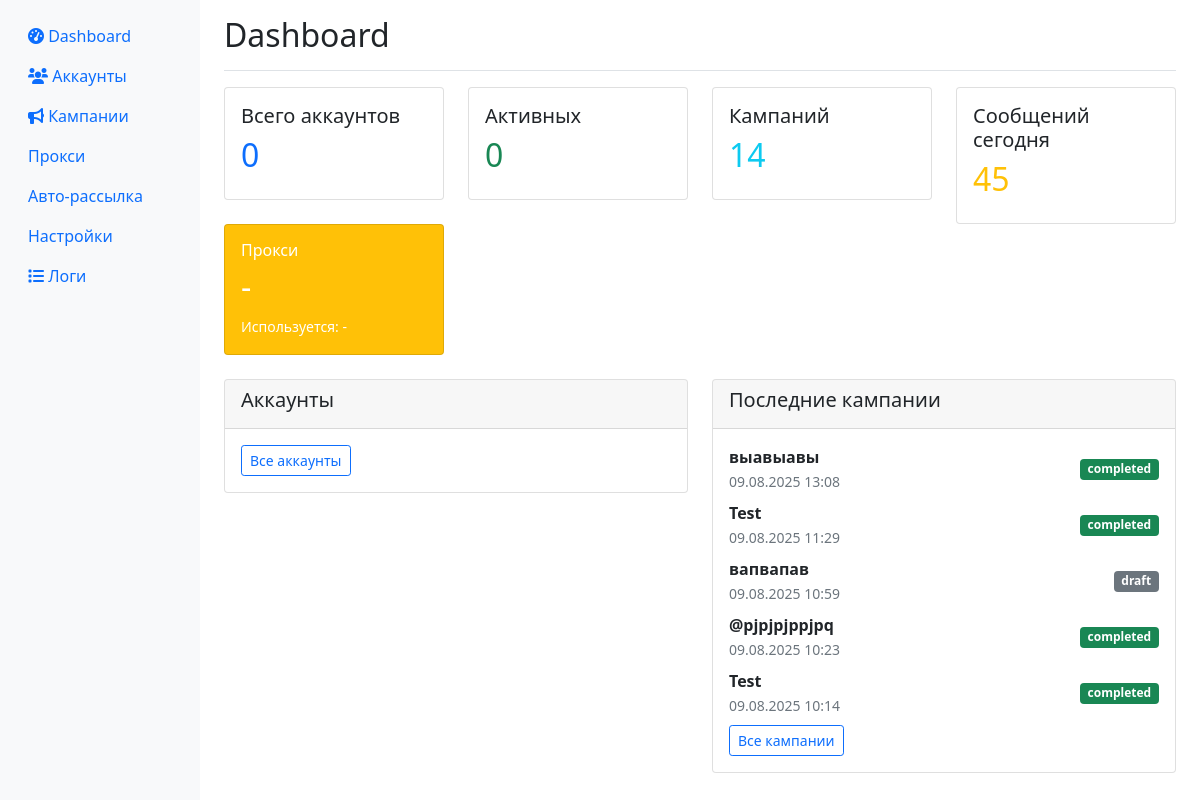
Before: / with the older database file.
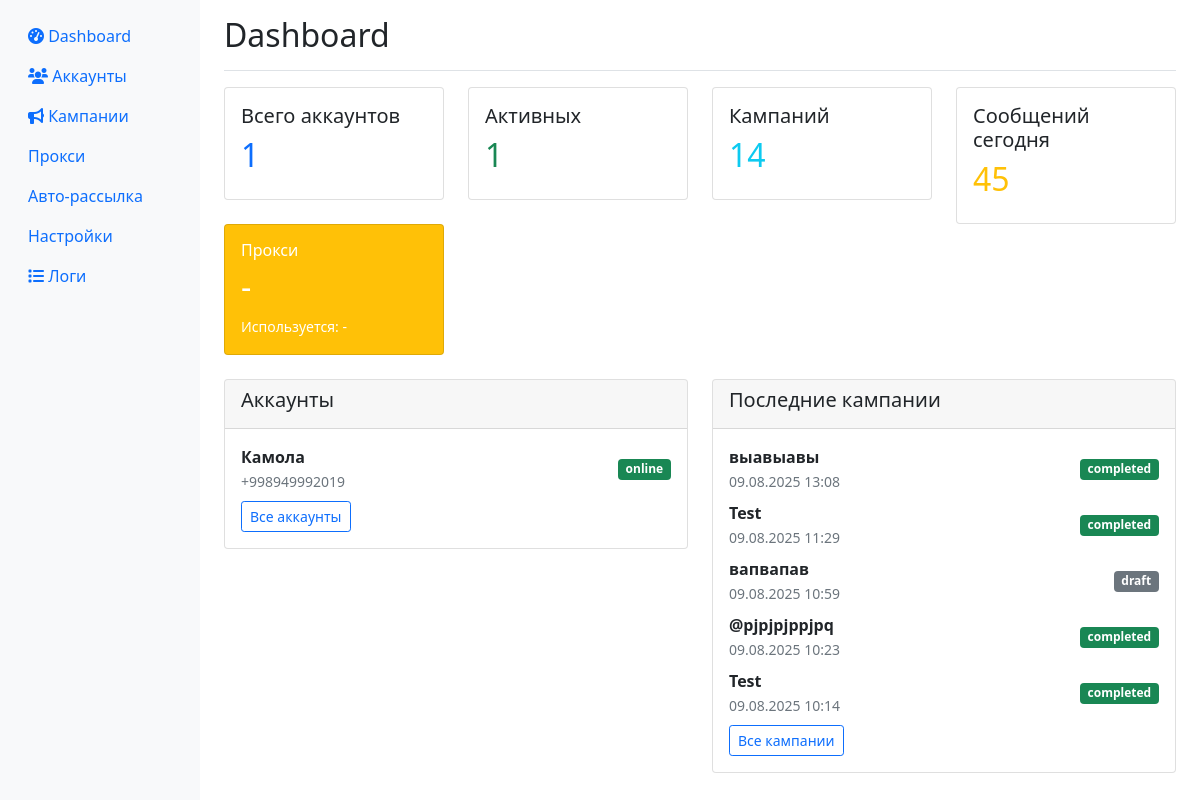
After: the same page with the newer database file.
### app/database.py (models this page shows)
class Campaign(Base):
    __tablename__ = "campaigns"
    id = Column(Integer, primary_key=True, index=True)
    name = Column(String)
    status = Column(String, default="draft")  # draft, running, paused, completed
    created_at = Column(DateTime, default=datetime.utcnow)
    channel_message = Column(Text)
    group_message = Column(Text)
    private_message = Column(Text)
    delay_seconds = Column(Integer, default=3)
    start_time = Column(DateTime, nullable=True)
    channels_list = Column(Text)  # JSON список каналов
    groups_list = Column(Text)    # JSON список групп
    private_list = Column(Text)   # JSON список приватных чатов
    attachment_path = Column(String, nullable=True)

class Account(Base):
    __tablename__ = "accounts"
    id = Column(Integer, primary_key=True, index=True)
    phone = Column(String, unique=True, index=True)
    name = Column(String)
    status = Column(String, default="offline")  # online, offline, blocked, error
    session_data = Column(Text)  # зашифрованная сессия
    proxy = Column(String, nullable=True)
    created_at = Column(DateTime, default=datetime.utcnow)
    last_activity = Column(DateTime, default=datetime.utcnow)
    messages_sent_today = Column(Integer, default=0)
    messages_sent_hour = Column(Integer, default=0)
    last_message_time = Column(DateTime, nullable=True)
    is_active = Column(Boolean, default=True)

### app/web.py (the view)
@app.get("/", response_class=HTMLResponse)
async def dashboard(request: Request, db: Session = Depends(get_db)):
    accounts = db.query(Account).all()
    campaigns = db.query(Campaign).order_by(Campaign.created_at.desc()).limit(10).all()
    total_accounts = len(accounts)
    active_accounts = len([a for a in accounts if a.is_active and a.status == "online"])
    total_campaigns = db.query(Campaign).count()
    messages_sent_today = db.query(SendLog).filter(
        SendLog.sent_at >= datetime.utcnow().date()
    ).count()
    return templates.TemplateResponse("dashboard.html", {
        "request": request,
        "accounts": accounts,
        "campaigns": campaigns,
        "stats": {
            "total_accounts": total_accounts,
            "active_accounts": active_accounts,
            "total_campaigns": total_campaigns,
            "messages_sent_today": messages_sent_today
        }
    })

### templates/dashboard.html (shortened to what this page needs)
{% extends "base.html" %}
{% block content %}
<div class="d-flex justify-content-between flex-wrap flex-md-nowrap align-items-center pt-3 pb-2 mb-3 border-bottom">
    <h1 class="h2">Dashboard</h1>
</div>
<div class="row mb-4">
    <div class="col-md-3">
        <div class="card">
            <div class="card-body">
                <h5 class="card-title">Всего аккаунтов</h5>
                <h2 class="text-primary">{{ stats.total_accounts }}</h2>
            </div>
        </div>
    </div>
    <div class="col-md-3">
        <div class="card">
            <div class="card-body">
                <h5 class="card-title">Активных</h5>
                <h2 class="text-success">{{ stats.active_accounts }}</h2>
            </div>
        </div>
    </div>
    <div class="col-md-3">
        <div class="card">
            <div class="card-body">
                <h5 class="card-title">Кампаний</h5>
                <h2 class="text-info">{{ stats.total_campaigns }}</h2>
            </div>
        </div>
    </div>
    <div class="col-md-3">
        <div class="card">
            <div class="card-body">
                <h5 class="card-title">Сообщений сегодня</h5>
                <h2 class="text-warning">{{ stats.messages_sent_today }}</h2>
            </div>
        </div>
    </div>
    <div class="col-md-3">
        <div class="card bg-warning text-white">
            <div class="card-body">
                <div class="d-flex justify-content-between">
                    <div>
                        <h6 class="card-title">Прокси</h6>
                        <h2 id="proxies-count">-</h2>
                        <small id="proxies-used">Используется: -</small>
                    </div>
                </div>
            </div>
        </div>
    </div>
</div>
<div class="row mb-4">
    <div class="col-md-6">
        <div class="card">
            <div class="card-header">
                <h5>Аккаунты</h5>
            </div>
            <div class="card-body">
                {% for account in accounts[:5] %}
                <div class="d-flex justify-content-between align-items-center mb-2">
                    <div>
                        <strong>{{ account.name or account.phone }}</strong><br>
                        <small class="text-muted">{{ account.phone }}</small>
                    </div>
                    <span class="badge bg-{% if account.status == 'online' %}success{% elif account.status == 'offline' %}secondary{% elif account.status == 'error' %}danger{% else %}warning{% endif %}">
                        {{ account.status }}
                    </span>
                </div>
                {% endfor %}
                <a href="/accounts" class="btn btn-sm btn-outline-primary">Все аккаунты</a>
            </div>
        </div>
    </div>
    <div class="col-md-6">
        <div class="card">
            <div class="card-header">
                <h5>Последние кампании</h5>
            </div>
            <div class="card-body">
                {% for campaign in campaigns[:5] %}
                <div class="d-flex justify-content-between align-items-center mb-2">
                    <div>
                        <strong>{{ campaign.name }}</strong><br>
                        <small class="text-muted">{{ campaign.created_at.strftime('%d.%m.%Y %H:%M') }}</small>
                    </div>
                    <span class="badge bg-{% if campaign.status == 'running' %}primary{% elif campaign.status == 'completed' %}success{% elif campaign.status == 'paused' %}warning{% else %}secondary{% endif %}">
                        {{ campaign.status }}
                    </span>
                </div>
                {% endfor %}
                <a href="/campaigns" class="btn btn-sm btn-outline-primary">Все кампании</a>
            </div>
        </div>
    </div>
</div>
{% endblock %}

Changed rows visible on the page:
added Account: name "Камола", phone "+998949992019", status "online"
Other visible differences:
{{ stats.total_accounts }}: "0" → "1"
{{ stats.active_accounts }}: "0" → "1"
